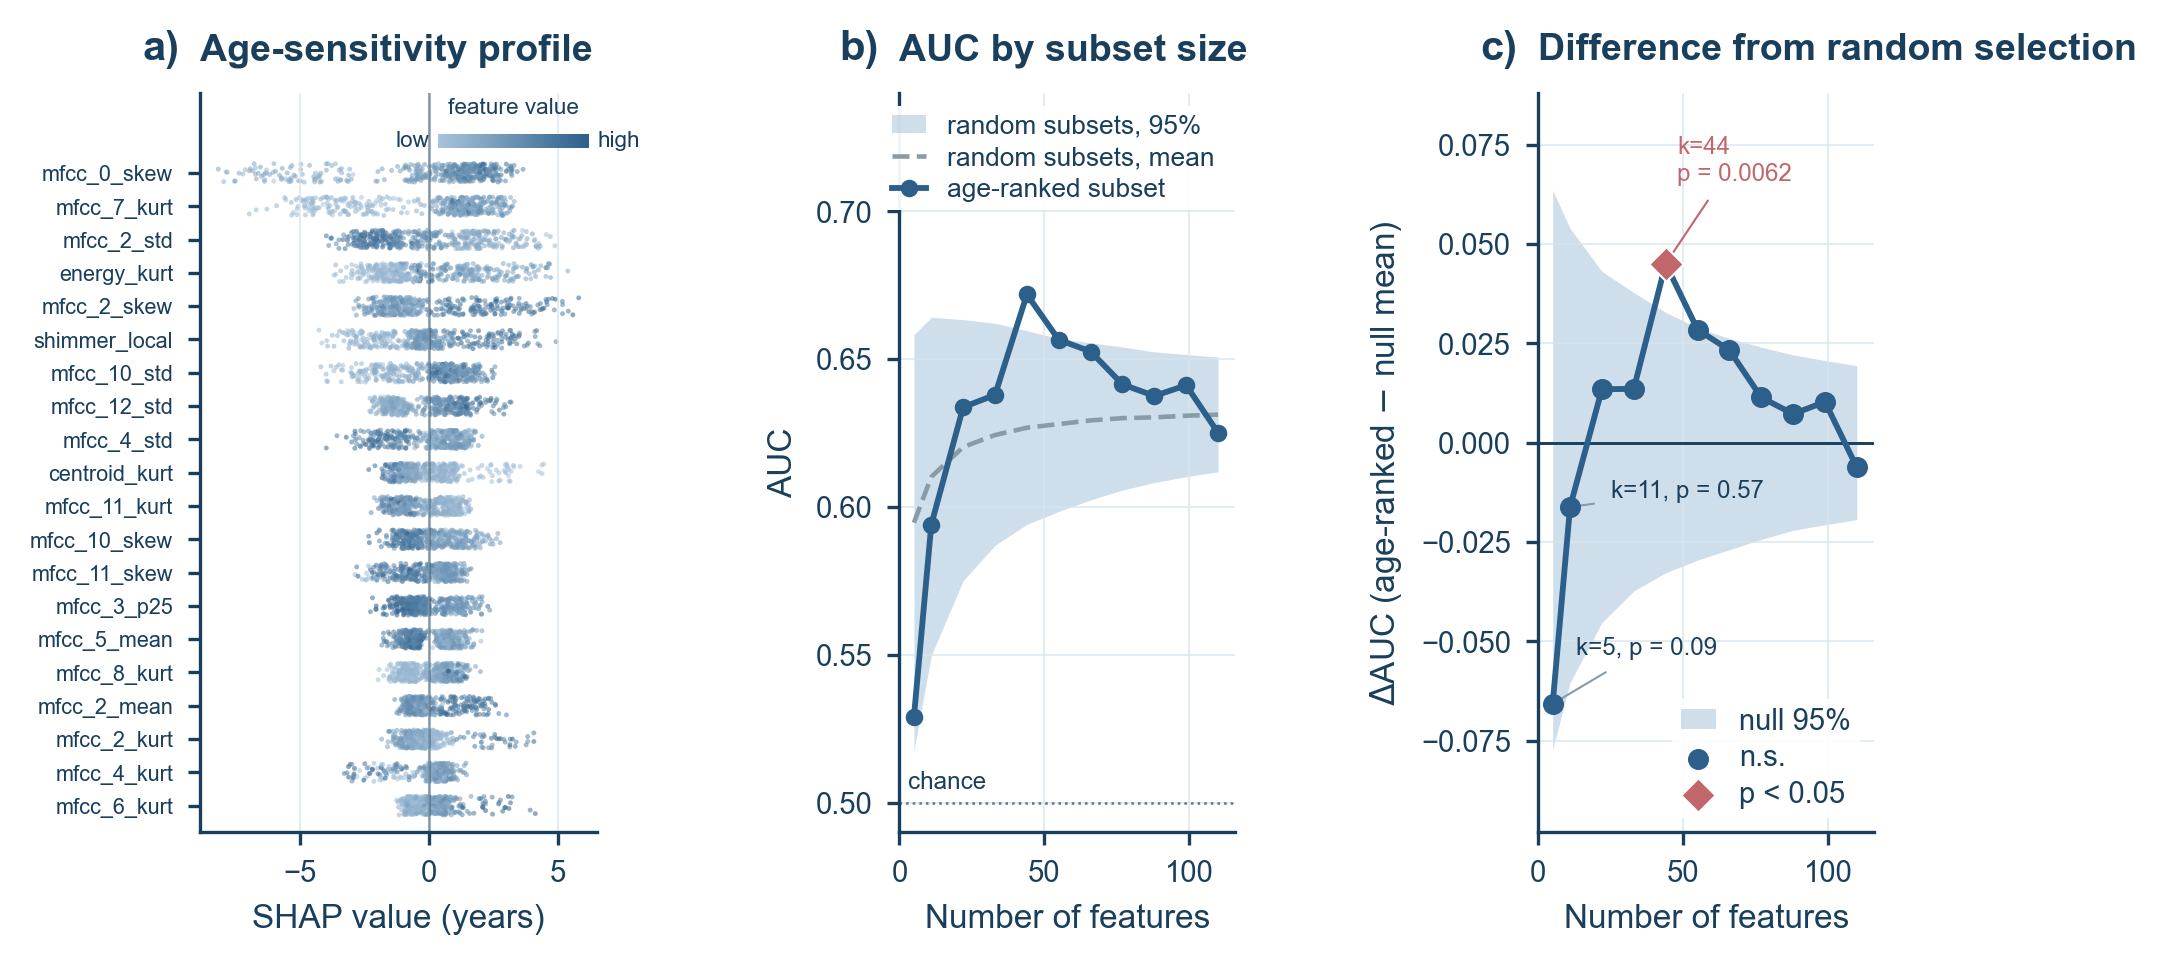

Here is the Python script that generated this plot:
"""Figure 1 — age-sensitivity profile and its effect on AD classification."""
import sys
from pathlib import Path

sys.path.insert(0, str(Path(__file__).resolve().parent.parent))
sys.path.insert(0, str(Path(__file__).resolve().parent))

import matplotlib
matplotlib.use("Agg")
import matplotlib.pyplot as plt
import numpy as np
import pandas as pd

import figstyle as F
from brainturtle import config as cfg

F.apply()

RES = cfg.RESULTS / f"n{cfg.N_PERM}"
sup = pd.read_csv(RES / "fig1_suppression.csv")
bee = pd.read_csv(RES / "age_model_shap_values.csv")

fig = plt.figure(figsize=(F.COL2, 3.2))
gs = fig.add_gridspec(1, 3, width_ratios=[1.18, 1.0, 1.0], wspace=0.85)

ax = fig.add_subplot(gs[0, 0])
order = (bee.groupby("feature")["rank"].first().sort_values().index.tolist())
order = order[::-1]
cmap = matplotlib.colors.LinearSegmentedColormap.from_list(
    "bt", [F.C.CTRL, F.C.AD])
rng = np.random.default_rng(0)

for i, feat in enumerate(order):
    d = bee[bee.feature == feat]
    jitter = rng.uniform(-0.28, 0.28, len(d))
    ax.scatter(d["shap"], i + jitter, c=d["feature_value_norm"], cmap=cmap,
               s=1.4, alpha=0.55, linewidths=0, rasterized=True)

ax.axvline(0, color=F.C.ACCENT, lw=0.6, alpha=0.5)
ax.set_yticks(range(len(order)))
ax.set_yticklabels(order, fontsize=5.2)
ax.set_ylim(-0.8, len(order) + 1.4)
ax.set_xlabel("SHAP value (years)")
ax.set_title("Age-sensitivity profile")
ax.grid(axis="y", visible=False)

cax = ax.inset_axes([0.60, 0.925, 0.38, 0.020])
sm = plt.cm.ScalarMappable(cmap=cmap,
                           norm=matplotlib.colors.Normalize(0, 1))
cb = fig.colorbar(sm, cax=cax, orientation="horizontal")
cb.set_ticks([])
cb.outline.set_visible(False)
cax.text(-0.06, 0.5, "low", transform=cax.transAxes, fontsize=5.4,
         ha="right", va="center", color=F.C.ACCENT)
cax.text(1.06, 0.5, "high", transform=cax.transAxes, fontsize=5.4,
         ha="left", va="center", color=F.C.ACCENT)
cax.text(0.5, 2.1, "feature value", transform=cax.transAxes, fontsize=5.4,
         ha="center", va="bottom", color=F.C.ACCENT)
F.panel_label(ax, "a")

ax = fig.add_subplot(gs[0, 1])
k = sup["k"].values

ax.fill_between(k, sup["null_lo"], sup["null_hi"], color=F.C.CTRL,
                alpha=0.55, lw=0, label="random subsets, 95%")
ax.plot(k, sup["null_mean"], color=F.C.MUTED, lw=1.1, ls="--",
        label="random subsets, mean")
ax.plot(k, sup["age_auc"], color=F.C.AD, lw=1.4, marker="o", ms=3.2,
        label="age-ranked subset")
ax.axhline(0.5, color=F.C.ACCENT, lw=0.6, ls=":", alpha=0.7)
ax.text(3, 0.503, "chance", fontsize=5.8, ha="left", va="bottom",
        color=F.C.ACCENT)

ax.set_xlabel("Number of features")
ax.set_ylabel("AUC")
ax.set_title("AUC by subset size")
ax.set_xlim(0, 116)
ax.set_ylim(0.49, 0.74)
ax.legend(loc="upper right", handlelength=1.3, borderpad=0.3, fontsize=6.3,
          labelspacing=0.3, frameon=True, facecolor="white",
          edgecolor="none", framealpha=0.95)
F.panel_label(ax, "b")

ax = fig.add_subplot(gs[0, 2])

ax.fill_between(k, sup["null_lo"] - sup["null_mean"],
                sup["null_hi"] - sup["null_mean"],
                color=F.C.CTRL, alpha=0.55, lw=0,
                label="null 95%")
ax.axhline(0, color=F.C.ACCENT, lw=0.7)

sig = sup["p"] < cfg.ALPHA
ax.plot(k, sup["delta"], color=F.C.AD, lw=1.4, zorder=3)
ax.scatter(k[~sig.values], sup["delta"][~sig], s=18, color=F.C.AD,
           zorder=4, label="n.s.")
ax.scatter(k[sig.values], sup["delta"][sig], s=34, color=F.C.HILITE,
           marker="D", zorder=5, edgecolors="white", linewidths=0.5,
           label=f"p < {cfg.ALPHA:g}")

for _, r in sup[sig].iterrows():
    ax.annotate(f"k={int(r.k)}\np = {r.p:.4f}",
                xy=(r.k, r.delta), xytext=(r.k + 4, r.delta + 0.021),
                fontsize=5.8, color=F.C.HILITE, ha="left",
                arrowprops=dict(arrowstyle="-", lw=0.5, color=F.C.HILITE))

for kk, dx, dy in ((5, 8, 0.014), (11, 14, 0.004)):
    r = sup[sup.k == kk].iloc[0]
    ax.annotate(f"k={kk}, p = {r.p:.2f}",
                xy=(r.k, r.delta), xytext=(r.k + dx, r.delta + dy),
                fontsize=5.8, color=F.C.ACCENT, ha="left", va="center",
                arrowprops=dict(arrowstyle="-", lw=0.5, color=F.C.MUTED))

ax.set_xlabel("Number of features")
ax.set_ylabel("$\\Delta$AUC (age-ranked $-$ null mean)")
ax.set_title("Difference from random selection")
ax.set_xlim(0, 116)
ax.set_ylim(-0.098, 0.088)
ax.legend(loc="lower right", handlelength=1.2, borderpad=0.3,
          labelspacing=0.3, frameon=True, facecolor="white",
          edgecolor="none", framealpha=0.95)
F.panel_label(ax, "c")

print("[figure1_suppression]")
F.save(fig, "figure1_suppression")

s5 = sup[sup.k == 5].iloc[0]
s11 = sup[sup.k == 11].iloc[0]
s44 = sup[sup.k == 44].iloc[0]
print(f"    k=5   dAUC {s5.delta:+.4f}  p = {s5.p:.4f}")
print(f"    k=11  dAUC {s11.delta:+.4f}  p = {s11.p:.4f}")
print(f"    k=44  dAUC {s44.delta:+.4f}  p = {s44.p:.4f}  <- the only "
      f"significant point, and it is positive")
